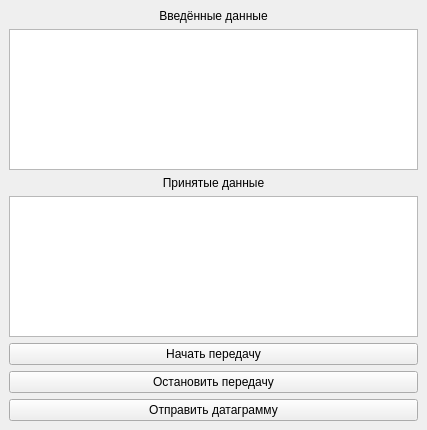
<?xml version="1.0" encoding="UTF-8"?>
<ui version="4.0">
 <class>MainWindow</class>
 <widget class="QMainWindow" name="MainWindow">
  <property name="geometry">
   <rect>
    <x>0</x>
    <y>0</y>
    <width>427</width>
    <height>430</height>
   </rect>
  </property>
  <property name="windowTitle">
   <string>MainWindow</string>
  </property>
  <widget class="QWidget" name="centralwidget">
   <layout class="QVBoxLayout" name="verticalLayout">
    <item>
     <widget class="QLabel" name="lb_inputText">
      <property name="text">
       <string>Введённые данные</string>
      </property>
      <property name="alignment">
       <set>Qt::AlignmentFlag::AlignCenter</set>
      </property>
     </widget>
    </item>
    <item>
     <widget class="QTextEdit" name="te_inputText"/>
    </item>
    <item>
     <widget class="QLabel" name="lb_receiveData">
      <property name="text">
       <string>Принятые данные</string>
      </property>
      <property name="alignment">
       <set>Qt::AlignmentFlag::AlignCenter</set>
      </property>
     </widget>
    </item>
    <item>
     <widget class="QTextEdit" name="te_result"/>
    </item>
    <item>
     <widget class="QPushButton" name="pb_start">
      <property name="text">
       <string>Начать передачу</string>
      </property>
     </widget>
    </item>
    <item>
     <widget class="QPushButton" name="pb_stop">
      <property name="text">
       <string>Остановить передачу</string>
      </property>
     </widget>
    </item>
    <item>
     <widget class="QPushButton" name="pb_sendDatagram">
      <property name="text">
       <string>Отправить датаграмму</string>
      </property>
     </widget>
    </item>
   </layout>
  </widget>
 </widget>
 <resources/>
 <connections/>
</ui>
